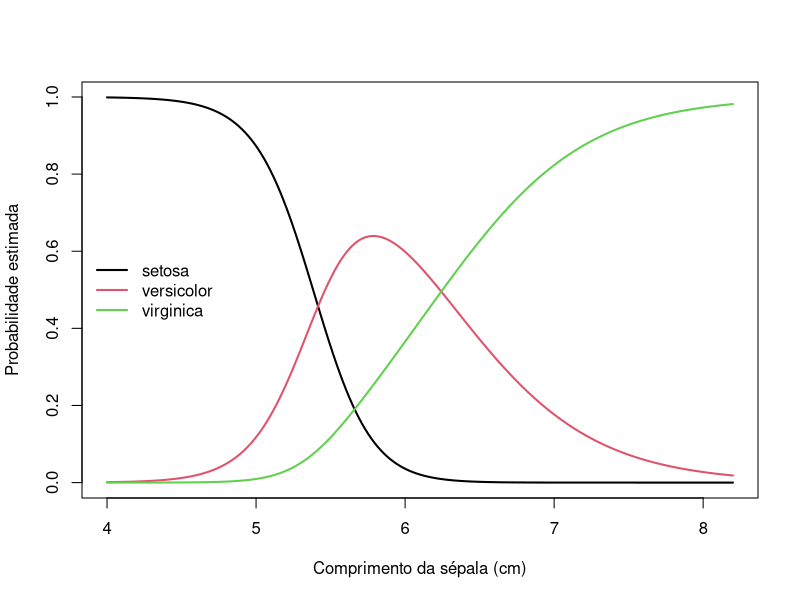

Write R code to recreate this figure.
# Regressão logística multinomial: exemplo completo ----
# Pacote: nnet. Instale uma única vez: install.packages("nnet")
library(nnet)

# 1. Dados: iris (150 flores de 3 espécies); preditor = comprimento da sépala
dados <- iris[, c("Sepal.Length", "Species")]
aggregate(Sepal.Length ~ Species, data = dados, FUN = function(v) c(n = length(v), media = mean(v), dp = sd(v)))

# 2. Ajuste (a primeira categoria do fator, setosa, é a referência)
modelo <- multinom(Species ~ Sepal.Length, data = dados)
summary(modelo)

# 3. Testes de Wald (o multinom não imprime os valores-p)
z <- summary(modelo)$coefficients / summary(modelo)$standard.errors
round(2 * pnorm(abs(z), lower.tail = FALSE), 5)

# 4. Razões de chances e intervalos de confiança de 95%
exp(coef(modelo))
exp(confint(modelo))

# 5. Teste da razão de verossimilhanças contra o modelo nulo
nulo <- multinom(Species ~ 1, data = dados)
anova(nulo, modelo)

# 6. Probabilidades estimadas
novo <- data.frame(Sepal.Length = c(4.5, 5.0, 5.5, 6.0, 6.5, 7.5))
cbind(novo, round(predict(modelo, novo, type = "probs"), 3))

# 7. Classificação nos próprios dados (medida otimista)
tabela <- table(observado = dados$Species, previsto = predict(modelo))
tabela; sum(diag(tabela)) / sum(tabela)

# 8. Separação perfeita: com o comprimento da pétala as estimativas divergem
# multinom(Species ~ Petal.Length, data = iris)   # observe a magnitude dos coeficientes

# 9. Gráfico: probabilidades estimadas
grade <- data.frame(Sepal.Length = seq(4, 8.2, length.out = 200))
P <- predict(modelo, grade, type = "probs")
matplot(grade$Sepal.Length, P, type = "l", lty = 1, lwd = 2,
        xlab = "Comprimento da sépala (cm)", ylab = "Probabilidade estimada")
legend("left", legend = levels(iris$Species), col = 1:3, lty = 1, lwd = 2, bty = "n")
